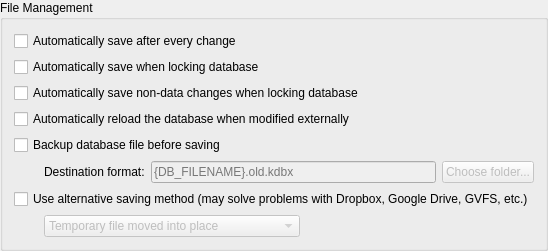
            <widget class="QGroupBox" name="saveGroup">
             <property name="title">
              <string>File Management</string>
             </property>
             <layout class="QVBoxLayout" name="verticalLayout_5">
              <item>
               <widget class="QCheckBox" name="autoSaveAfterEveryChangeCheckBox">
                <property name="text">
                 <string>Automatically save after every change</string>
                </property>
               </widget>
              </item>
              <item>
               <widget class="QCheckBox" name="autoSaveOnExitCheckBox">
                <property name="text">
                 <string>Automatically save when locking database</string>
                </property>
               </widget>
              </item>
              <item>
               <widget class="QCheckBox" name="autoSaveNonDataChangesCheckBox">
                <property name="text">
                 <string>Automatically save non-data changes when locking database</string>
                </property>
               </widget>
              </item>
              <item>
               <widget class="QCheckBox" name="autoReloadOnChangeCheckBox">
                <property name="text">
                 <string>Automatically reload the database when modified externally</string>
                </property>
               </widget>
              </item>
              <item>
               <widget class="QCheckBox" name="backupBeforeSaveCheckBox">
                <property name="text">
                 <string>Backup database file before saving</string>
                </property>
               </widget>
              </item>
              <item>
               <layout class="QHBoxLayout" name="horizontalLayout_4">
                <property name="spacing">
                 <number>0</number>
                </property>
                <item>
                 <spacer name="horizontalSpacer_11">
                  <property name="orientation">
                   <enum>Qt::Orientation::Horizontal</enum>
                  </property>
                  <property name="sizeType">
                   <enum>QSizePolicy::Policy::Fixed</enum>
                  </property>
                  <property name="sizeHint" stdset="0">
                   <size>
                    <width>30</width>
                    <height>20</height>
                   </size>
                  </property>
                 </spacer>
                </item>
                <item>
                 <widget class="QLabel" name="label">
                  <property name="sizePolicy">
                   <sizepolicy hsizetype="Minimum" vsizetype="Preferred">
                    <horstretch>0</horstretch>
                    <verstretch>0</verstretch>
                   </sizepolicy>
                  </property>
                  <property name="text">
                   <string>Destination format:</string>
                  </property>
                  <property name="buddy">
                   <cstring>backupFilePath</cstring>
                  </property>
                 </widget>
                </item>
                <item>
                 <spacer name="horizontalSpacer_13">
                  <property name="orientation">
                   <enum>Qt::Orientation::Horizontal</enum>
                  </property>
                  <property name="sizeType">
                   <enum>QSizePolicy::Policy::Fixed</enum>
                  </property>
                  <property name="sizeHint" stdset="0">
                   <size>
                    <width>6</width>
                    <height>20</height>
                   </size>
                  </property>
                 </spacer>
                </item>
                <item>
                 <widget class="QLineEdit" name="backupFilePath">
                  <property name="enabled">
                   <bool>false</bool>
                  </property>
                  <property name="toolTip">
                   <string>&lt;html&gt;&lt;head/&gt;&lt;body&gt;&lt;p&gt;&lt;span style=&quot; font-weight:600;&quot;&gt;{DB_FILENAME}&lt;/span&gt; is replaced with the filename of the saved database without extension&lt;/p&gt;&lt;p&gt;&lt;span style=&quot; font-weight:600;&quot;&gt;{TIME:&amp;lt;format&amp;gt;}&lt;/span&gt; is replaced with the specified time format (default: dd_MM_yyyy_hh-mm-ss)&lt;/p&gt;&lt;p&gt;See the User Guide for more details&lt;/p&gt;&lt;/body&gt;&lt;/html&gt;</string>
                  </property>
                  <property name="placeholderText">
                   <string>{DB_FILENAME}.old.kdbx</string>
                  </property>
                 </widget>
                </item>
                <item>
                 <spacer name="horizontalSpacer_12">
                  <property name="orientation">
                   <enum>Qt::Orientation::Horizontal</enum>
                  </property>
                  <property name="sizeType">
                   <enum>QSizePolicy::Policy::Fixed</enum>
                  </property>
                  <property name="sizeHint" stdset="0">
                   <size>
                    <width>6</width>
                    <height>20</height>
                   </size>
                  </property>
                 </spacer>
                </item>
                <item>
                 <widget class="QPushButton" name="backupFilePathPicker">
                  <property name="enabled">
                   <bool>false</bool>
                  </property>
                  <property name="text">
                   <string>Choose folder...</string>
                  </property>
                 </widget>
                </item>
               </layout>
              </item>
              <item>
               <widget class="QCheckBox" name="useAlternativeSaveCheckBox">
                <property name="text">
                 <string>Use alternative saving method (may solve problems with Dropbox, Google Drive, GVFS, etc.)</string>
                </property>
               </widget>
              </item>
              <item>
               <layout class="QHBoxLayout" name="horizontalLayout_3">
                <property name="spacing">
                 <number>0</number>
                </property>
                <item>
                 <spacer name="horizontalSpacer_8">
                  <property name="orientation">
                   <enum>Qt::Orientation::Horizontal</enum>
                  </property>
                  <property name="sizeType">
                   <enum>QSizePolicy::Policy::Fixed</enum>
                  </property>
                  <property name="sizeHint" stdset="0">
                   <size>
                    <width>30</width>
                    <height>20</height>
                   </size>
                  </property>
                 </spacer>
                </item>
                <item>
                 <widget class="QComboBox" name="alternativeSaveComboBox">
                  <property name="enabled">
                   <bool>false</bool>
                  </property>
                  <property name="sizeAdjustPolicy">
                   <enum>QComboBox::SizeAdjustPolicy::AdjustToContents</enum>
                  </property>
                  <item>
                   <property name="text">
                    <string>Temporary file moved into place</string>
                   </property>
                  </item>
                  <item>
                   <property name="text">
                    <string>Directly write to database file (dangerous)</string>
                   </property>
                  </item>
                 </widget>
                </item>
                <item>
                 <spacer name="horizontalSpacer_7">
                  <property name="orientation">
                   <enum>Qt::Orientation::Horizontal</enum>
                  </property>
                  <property name="sizeHint" stdset="0">
                   <size>
                    <width>40</width>
                    <height>20</height>
                   </size>
                  </property>
                 </spacer>
                </item>
               </layout>
              </item>
             </layout>
            </widget>
